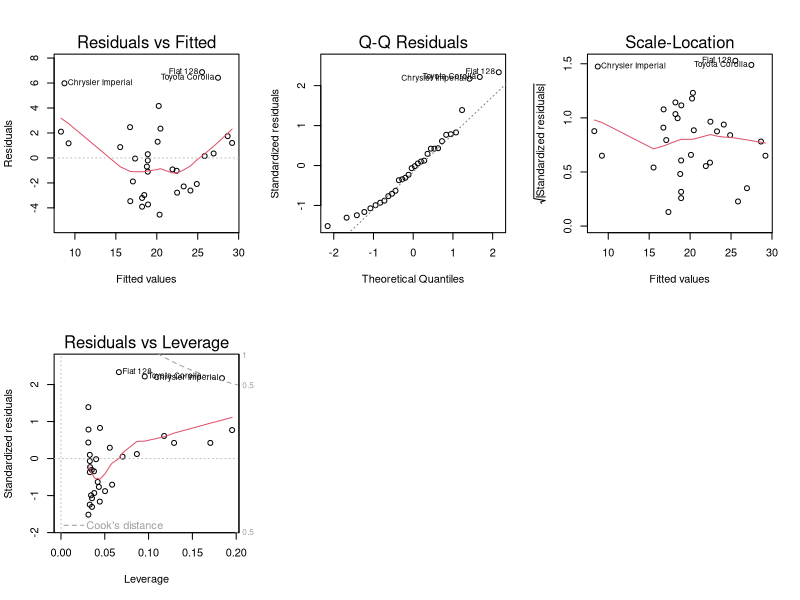
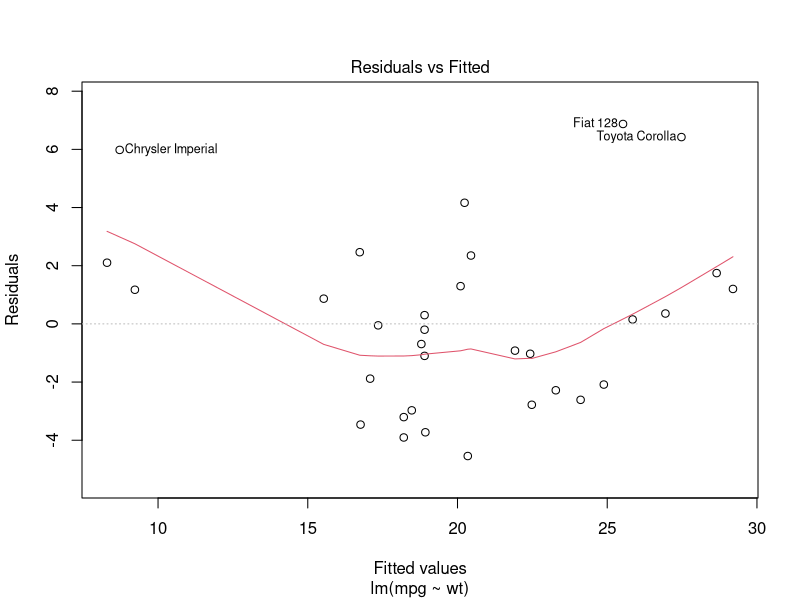
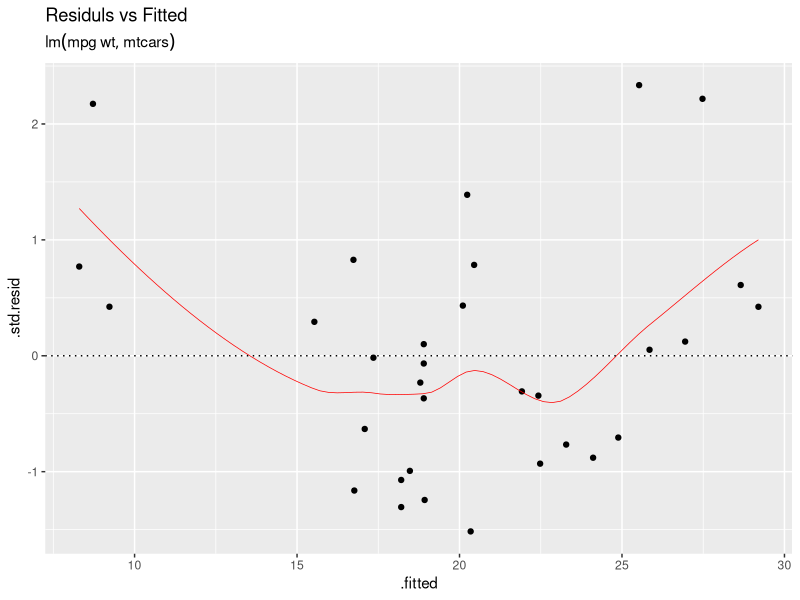
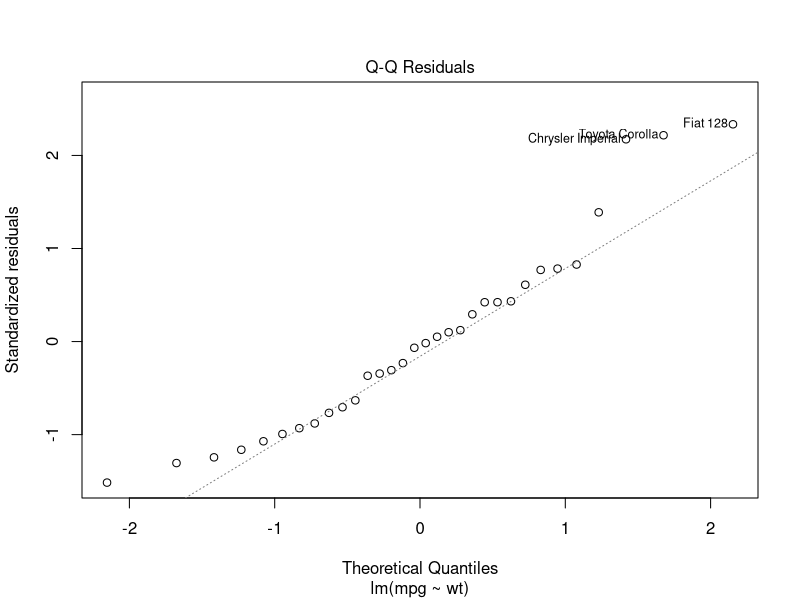
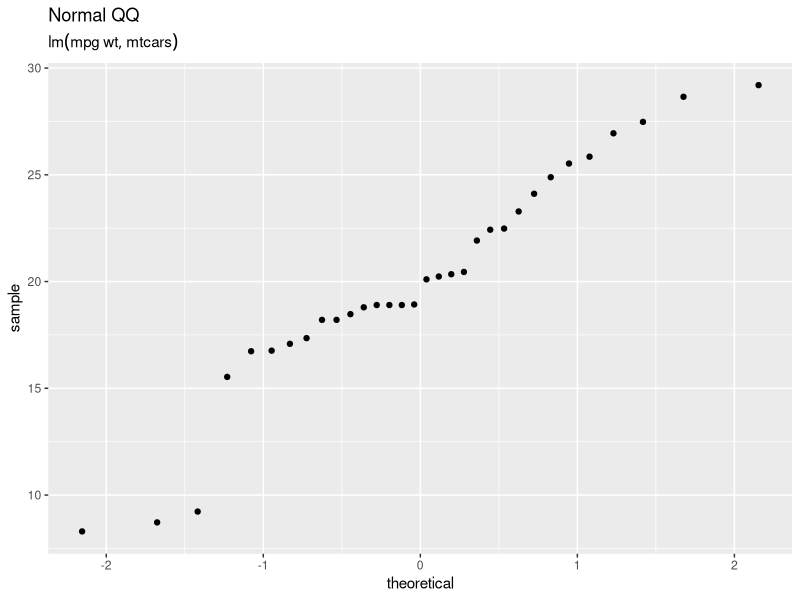
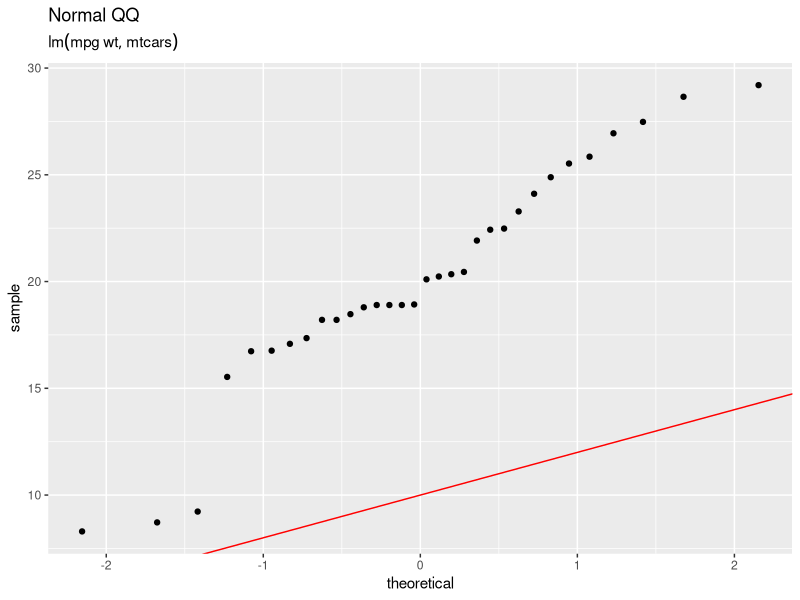
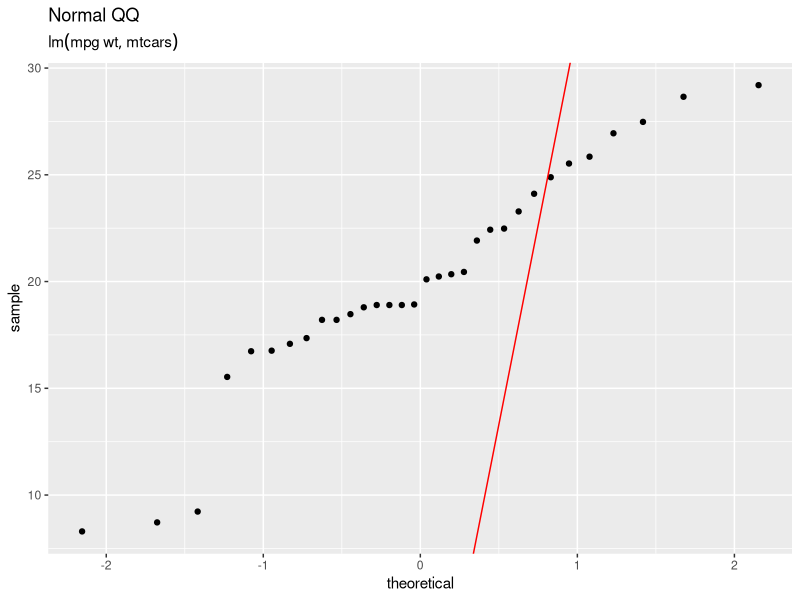

Reproduce these figures in R, in order. (Note: this script raises an error after producing the figures.)

# Tinker

library(tidyverse)
library(broom)

lm.1 <- lm(mpg ~ wt,data=mtcars)

lm.1
par(mfrow=c(2,3)) 
plot(lm.1) 
par(mfrow=c(1,1)) 
#resid vs fitt
tidy(lm.1)
glance(lm.1)
augment(lm.1)

############
My.Mod <- lm.1
Tidy.Mod <- augment(My.Mod)

class(My.Mod)
attributes(My.Mod)

################
# Res v Fitt
plot(My.Mod,which=1)

D1  <- augment(My.Mod) %>% 
  ggplot(aes(x=.fitted,y=.std.resid)) +
  geom_point() +
  geom_smooth(se=FALSE,colour="red",size=.25) +
  geom_hline(yintercept=0,linetype=3) +
  labs(title="Residuls vs Fitted",subtitle=My.Mod$call)

D1


#################
# Normal QQ

plot(My.Mod,which=2)
geom_qq()
?geom_qq

D2  <- augment(My.Mod) %>% 
  ggplot(aes(sample=.fitted)) +
  stat_qq() +
  labs(title="Normal QQ",subtitle=My.Mod$call)

D2 

D2 + geom_abline(intercept = 10, slope = 2,colour="red")
D2 + geom_abline(intercept = -5.344 , slope = 37.285,colour="red")

D2 + geom_smooth( se = FALSE)

################
#Scale Location
head(Tidy.Mod)
summary(sqrt(Tidy.Mod$.std.resid))

plot(My.Mod,which=3)

D3  <- augment(My.Mod) %>% 
  ggplot(aes(x=.fitted, y=sqrt(.std.resid))) +
  geom_point()+
  labs(title="Scale Location",subtitle=My.Mod$call)


D3

## text?
D3 + geom_text(aes(label=.rownames),
               nudge_x = 1,nudge_y = .1, colour="blue")

D3 + geom_text(aes(label=.rownames), colour="blue")
#y=top_n(5)

library(ggrepel)

D3 + geom_text_repel(aes(label = .rownames))

#######
#Cooks Distane
plot(My.Mod,which=4)

D4 <- augment(My.Mod) %>% 
  ggplot(aes(x=1:32, y=.cooksd)) +
  geom_point() +
  geom_col(width = .1) +
  labs(title="Cooks Dist",subtitle=My.Mod$call)

D4
